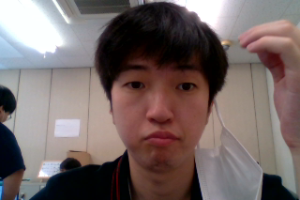
#> input picture Wakabayashi/AI/2020-09-16-09-44-57.479.png, 300 x 200 px
$ python face_detect.py 2020-09-16-09-44-57.479.png
#> lines starting #> are read from the running program, lines starting #| are printed output that depends on the picture
# -*- coding: utf-8 -*-
import cv2
import sys

args = sys.argv

cascade = cv2.CascadeClassifier("haarcascade_frontalface_alt.xml")

img = cv2.imread(args[1])
#> img is the input picture: shape (200, 300, 3); mean B, G, R 102.4, 104, 117.7
img_gray = cv2.cvtColor(img,cv2.COLOR_BGR2GRAY)
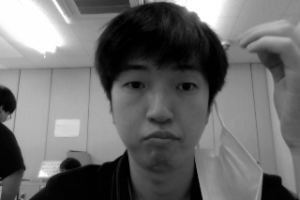
#> img_gray: shape (200, 300); min 0, max 255, mean 107.9

face_list = cascade.detectMultiScale(img_gray, minSize=(150,150))
#> face_list = ()

if len(face_list) > 0:
	for (x, y, w, h) in face_list:
		print("顔の座標=",x, y, w, h)
		cv2.rectangle(img,(x, y), (x+w, y+h), (0, 0, 255), thickness=20)
else:
	print("no")

#cv2.imshow("face", img)
#cv2.waitKey(0)
#cv2.destroyAllWindows()
